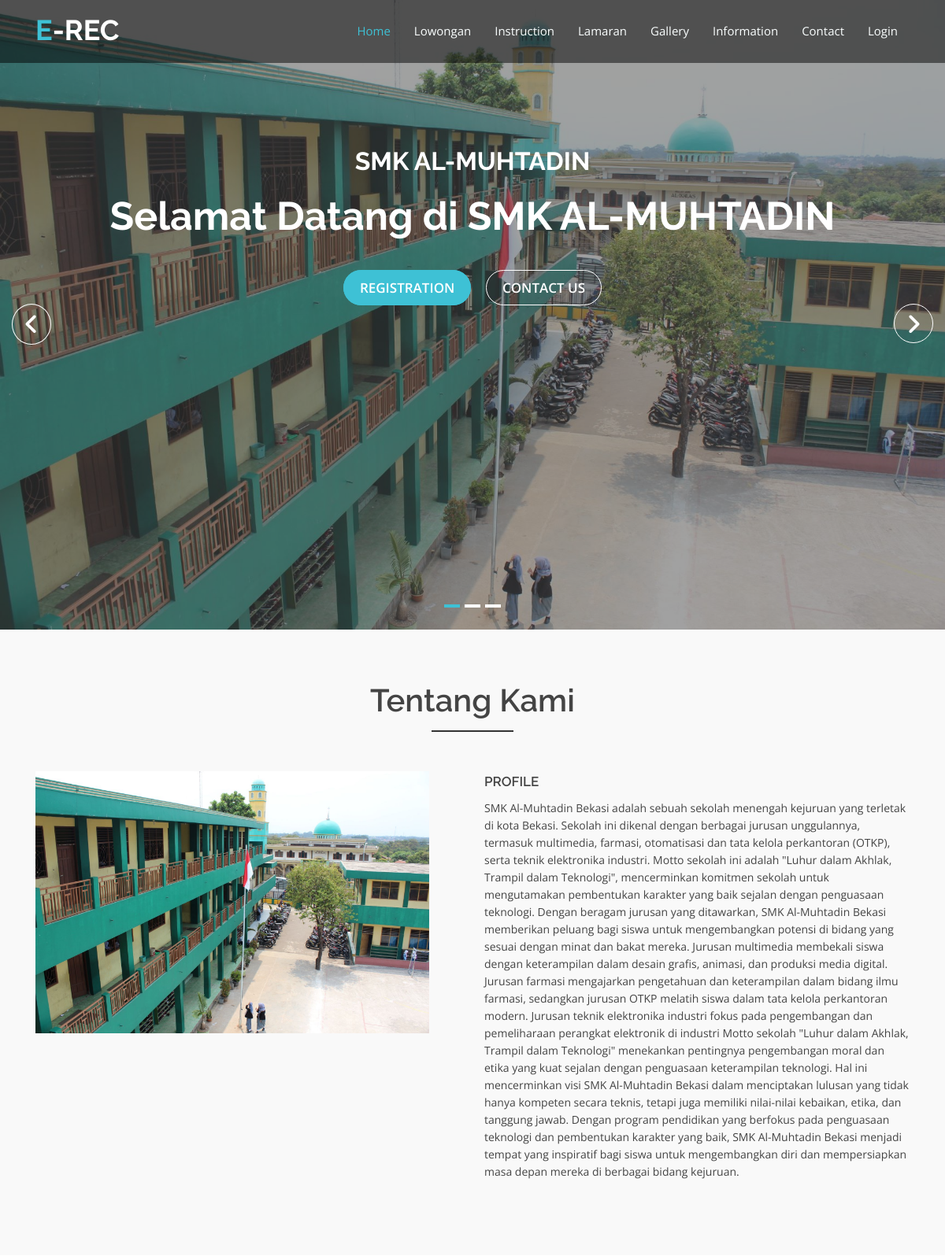
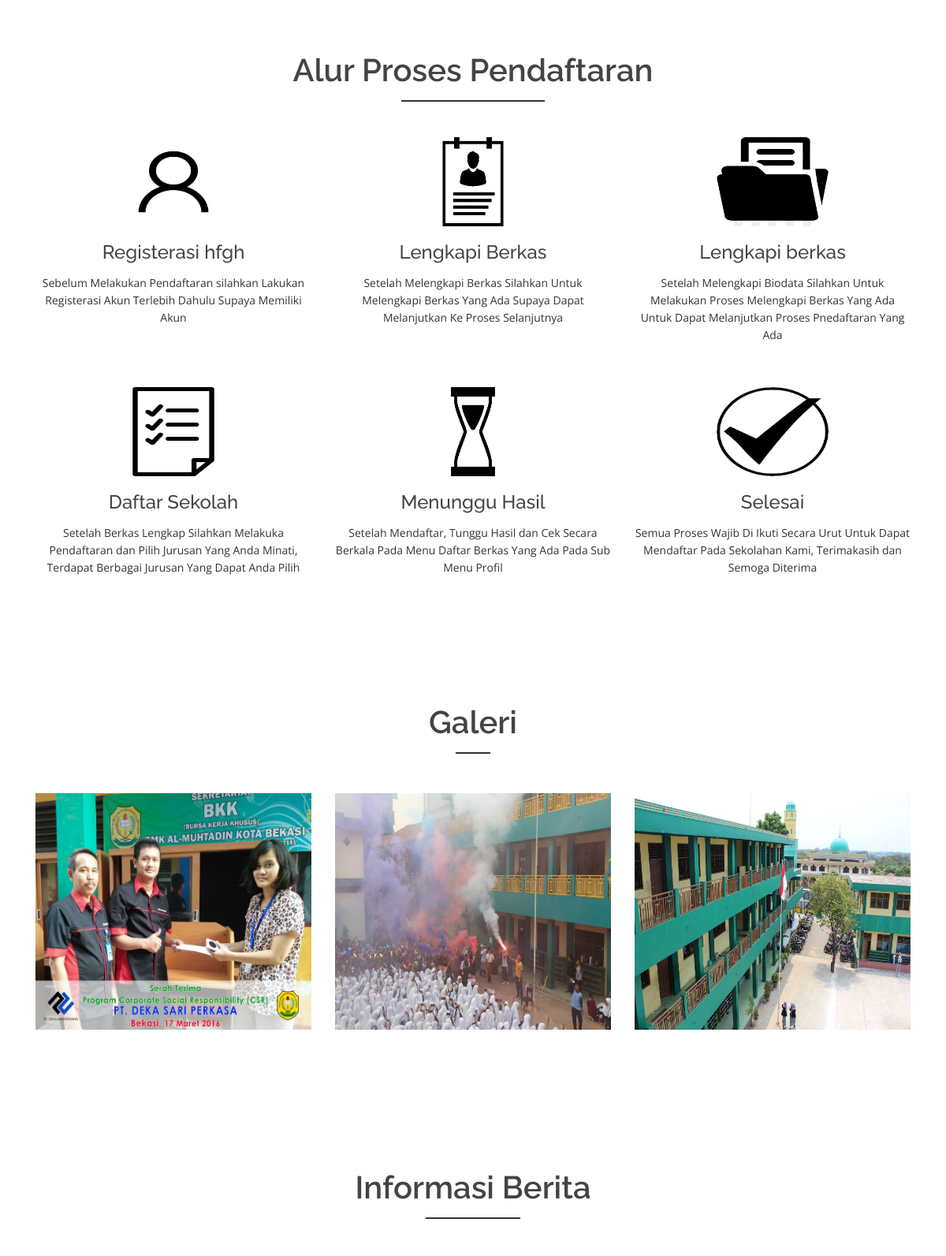
The page / (upper part) on the database its author committed (2 pictures, top to bottom).
### tables this page shows
CREATE TABLE `tbl_profile` (
  `kd_profile_sekolah` int(11) NOT NULL,
  `nama_sekolah` varchar(100) NOT NULL,
  `deskripsi` text NOT NULL,
  `visi` text NOT NULL,
  `misi` text NOT NULL,
  `no_hp` varchar(15) NOT NULL,
  `facebook` varchar(100) NOT NULL,
  `email` varchar(100) NOT NULL,
  `instagram` varchar(100) NOT NULL,
  `id_users` int(11) NOT NULL,
  `gambar_sekolah` varchar(100) NOT NULL,
  `alamat` varchar(200) NOT NULL
);

CREATE TABLE `tbl_alur` (
  `kd_alur` int(11) NOT NULL,
  `judul` varchar(200) NOT NULL,
  `deskripsi` text NOT NULL,
  `gambar_alur` varchar(100) NOT NULL
);

CREATE TABLE `tbl_galeri` (
  `kd_galeri` int(11) NOT NULL,
  `galeri_gambar` varchar(100) NOT NULL
);

### application/libraries/Templates.php (called while the page is built, shortened)
<?php
class Templates
{
    protected $ci;
    public function __construct()
    {
        $this->ci = &get_instance();
    }
    public function pelamar($content, $data = Null)
    {
        $this->ci->load->view('templates_pelamar/v_header');
        $this->ci->load->view('templates_pelamar/v_sidebar', $data);
        $this->ci->load->view('pelamar/' . $content, $data);
        $this->ci->load->view('templates_pelamar/v_footer');
        $this->ci->load->view('templates_pelamar/v_script', $data);
    }
}

### application/controllers/Home.php (called while the page is built, shortened)
<?php
class Home extends CI_Controller {
    public function index()
    {
        $data = array(
            'title' => 'RA Rabbani',
            'galeri' => $this->M_galeri->get_all(),
            'profile' => $this->M_profile_sekolah->get_all(),
            'alur' => $this->M_alur->get_all(),
            'data_informasi' => $this->M_informasi->get_all(),
        );
        $this->templates->pelamar('v_home', $data);
    }
}

### index.php (called while the page is built, shortened)
<?php
require_once BASEPATH.'core/CodeIgniter.php';

### application/models/M_galeri.php (called while the page is built, shortened)
<?php class M_galeri extends CI_Model{
    private $table = 'tbl_galeri';
    public function get_all(){
        return $this->db->get($this->table)->result();
    }
}

### application/models/M_profile_sekolah.php (called while the page is built, shortened)
<?php class M_profile_sekolah extends CI_Model{
    private $table = 'tbl_profile';
    public function get_all(){
        return $this->db->get($this->table)->row();
    }
}

### application/models/M_alur.php (called while the page is built, shortened)
<?php class M_alur extends CI_Model{
    private $table = 'tbl_alur';
    public function get_all(){
        return $this->db->get($this->table)->result();
    }
}

### application/views/pelamar/v_home.php (the view, shortened to what this page needs)
<div id="home" class="slider-area">
   <div class="bend niceties preview-2">
     <div id="ensign-nivoslider" class="slides">
     </div>
     <div id="slider-direction-1" class="slider-direction slider-one">
       <div class="container">
         <div class="row">
           <div class="col-md-12 col-sm-12 col-xs-12">
             <div class="slider-content">
               <div class="layer-1-1 hidden-xs wow animate__slideInDown animate__animated" data-wow-duration="2s" data-wow-delay=".2s">
                 <h2 class="title1">SMK AL-MUHTADIN </h2>
               </div>
               <div class="layer-1-2 wow animate__fadeIn animate__animated" data-wow-duration="2s" data-wow-delay=".2s">
                 <h1 class="title2">Selamat Datang di SMK AL-MUHTADIN</h1>
               </div>
               <div class="layer-1-3 hidden-xs wow animate__slideInUp animate__animated" data-wow-duration="2s" data-wow-delay=".2s">
                 <a class="ready-btn right-btn page-scroll" href="#services">Registration</a>
                 <a class="ready-btn page-scroll" href="#contact">Contact us</a>
               </div>
             </div>
           </div>
         </div>
       </div>
     </div>
   </div>
 </div>
 <main id="main">
   <div id="about" class="about-area area-padding">
     <div class="container">
       <div class="row">
         <div class="col-md-12 col-sm-12 col-xs-12">
           <div class="section-headline text-center">
             <h2>Tentang Kami</h2>
           </div>
         </div>
       </div>
       <div class="row">
         <div class="col-md-6 col-sm-6 col-xs-12">
           <div class="well-left">
             <div class="single-well">
               <a href="#">
                 <img src="<?= base_url('assets/img/profile_sekolah/'.$profile->gambar_sekolah)?>" alt="" style = "width : 500px">
               </a>
             </div>
           </div>
         </div>
         <div class="col-md-6 col-sm-6 col-xs-12">
           <div class="well-middle">
             <div class="single-well">
               <a href="#">
                 <h4 class="sec-head">Profile</h4>
               </a>
               <p>
                   <?= $profile->deskripsi?>
               </p>
             </div>
           </div>
         </div>
       </div>
     </div>
   </div>
   <div id="services" class="services-area area-padding">
     <div class="container">
       <div class="row">
         <div class="col-md-12 col-sm-12 col-xs-12">
           <div class="section-headline services-head text-center">
             <h2>Alur Proses Pendaftaran</h2>
           </div>
         </div>
       </div>
       <div class="row text-center">
         <?php foreach ($alur as $key => $value) { ?>
           <div class="col-md-4 col-sm-4 col-xs-12 ">
             <center>
             <div class="about-move">
               <div class="services-details">
                 <div class="single-services">
                   <a class="services-icon" href="#">
                     <img src="<?= base_url('assets/img/alur/'.$value->gambar_alur)?>" alt="" style = "height: 113px; width: 142px;">
                   </a>
                   <h4><?= $value->judul?></h4>
                   <p>
                     <?= $value->deskripsi?>
                   </p>
                 </div>
               </div>
             </div>
             </center>
           </div>
         <?php } ?>
       </div>
     </div>
   </div>
   <div id="portfolio" class="portfolio-area area-padding fix">
     <div class="container">
       <div class="row">
         <div class="col-lg-12 col-md-12 col-sm-12 col-xs-12">
           <div class="section-headline text-center">
             <h2>Galeri</h2>
           </div>
         </div>
       </div>
       <div class="row awesome-project-content">
         <?php foreach ($galeri as $key => $value) { ?>
           <div class="col-md-4 col-sm-4 col-xs-12 design development">
             <div class="single-awesome-project">
               <div class="awesome-img">
                 <a href="#"><img src="<?= base_url('assets/img/galeri/'.$value->galeri_gambar)?>" alt="" style ="width:500px; height :300px;"/></a>
               </div>
             </div>
           </div>
         <?php } ?>
       </div>
     </div>
   </div>
   <div id="blog" class="blog-area">
     <div class="blog-inner area-padding">
       <div class="container ">
         <div class="row">
           <div class="col-md-12 col-sm-12 col-xs-12">
             <div class="section-headline text-center">
               <h2>Informasi berita</h2>
             </div>
           </div>
         </div>
       </div>
     </div>
   </div>
 </main>

### application/views/templates_pelamar/v_header.php (shortened to what this page needs)
<!DOCTYPE html>
<html lang="en">
<head>
  <link rel="stylesheet" href="<?= base_url('assets/datatables/datatables.min.css'); ?>">
  <link rel="stylesheet" href="<?= base_url('assets/datatables/dataTables.bootstrap4.min.css'); ?>">
  <link rel="stylesheet" href="<?= base_url('assets/datatables/buttons.dataTables.min.css'); ?>">
  <link rel="stylesheet" href="https://cdnjs.cloudflare.com/ajax/libs/font-awesome/6.0.0-beta3/css/all.min.css" />
  <link href="<?= base_url()?>assets_calon/vendor/bootstrap/css/bootstrap.min.css" rel="stylesheet">
  <link href="<?= base_url()?>assets_calon/vendor/icofont/icofont.min.css" rel="stylesheet">
  <link href="<?= base_url()?>assets_calon/vendor/animate.css/animate.min.css" rel="stylesheet">
  <link href="<?= base_url()?>assets_calon/vendor/font-awesome/css/font-awesome.min.css" rel="stylesheet">
  <link href="<?= base_url()?>assets_calon/vendor/nivo-slider/css/nivo-slider.css" rel="stylesheet">
  <link href="<?= base_url()?>assets_calon/vendor/owl.carousel/assets/owl.carousel.min.css" rel="stylesheet">
  <link href="<?= base_url()?>assets_calon/vendor/venobox/venobox.css" rel="stylesheet">
  <link rel="stylesheet" href="<?= base_url('assets/datatables/datatables.min.css'); ?>">
  <link rel="stylesheet" href="<?= base_url('assets/datatables/dataTables.bootstrap4.min.css'); ?>">
  <link rel="stylesheet" href="<?= base_url('assets/datatables/buttons.dataTables.min.css'); ?>">
  <link href="https://cdnjs.cloudflare.com/ajax/libs/select2/4.0.7/css/select2.min.css" rel="stylesheet" />
  <link href="<?= base_url()?>assets_calon/css/style.css" rel="stylesheet">
</head>
<body data-spy="scroll" data-target="#navbar-example">

### application/views/templates_pelamar/v_sidebar.php (shortened to what this page needs)
<header id="header" class="fixed-top">
    <div class="container d-flex">
      <div class="logo mr-auto">
        <h1 class="text-light"><a href="<?= base_url()?>"><span>E</span>-REC</a></h1>
      </div>
      <nav class="nav-menu d-none d-lg-block">
      <ul>
          <li class="active"><a href="<?= base_url('') ?>">Home</a></li>
          <li><a href="<?= base_url('find-job')?>">Lowongan</a></li>
          <li><a href="<?= base_url()?>#services">Instruction</a></li>
          <li><a href="<?= base_url()?>#services">Lamaran</a></li>
          <li><a href="<?= base_url()?>#portfolio">Gallery</a></li>
          <li><a href="<?= base_url()?>#blog">Information</a></li>
          <li><a href="<?= base_url()?>#contact">Contact</a></li>
          <?php if($this->session->userdata('id_pengguna') == ''){ ?>
            <li><a href="<?= base_url('login-pelamar')?>">Login</a></li>
          <?php }?>
        </ul>
      </nav>
    </div>
  </header>

### application/views/templates_pelamar/v_footer.php (shortened to what this page needs)
  </body>
</html>

### assets_calon/css/style.css (style rules this page uses)
html, body { height: 100%; }
img { max-width: 100%; height: auto; }
.fix { overflow: hidden; }
p { margin: 0 0 15px; color: #444; }
h1, h2, h3, h4, h5, h6 { font-family: 'Raleway', sans-serif; margin: 0 0 15px; color: #444; font-weight: 500; }
h1 { font-size: 48px; line-height: 50px; }
h2 { font-size: 38px; line-height: 40px; }
h4 { font-size: 24px; line-height: 26px; }
a { transition: all 0.3s ease 0s; text-decoration: none; }
body { background: #fff none repeat scroll 0 0; color: #444; font-family: 'Open Sans', sans-serif; font-size: 14px; text-align: left; overflow-x: hidden; line-height: 22px; }
ul { list-style: outside none none; margin: 0; padding: 0; }
.area-padding { padding: 70px 0px 80px; }
.section-headline h2 { display: inline-block; font-size: 40px; font-weight: 600; margin-bottom: 70px; position: relative; text-transform: capitalize; }
.section-headline h2::after { border: 1px solid #333; bottom: -20px; content: ""; left: 0; margin: 0 auto; position: absolute; right: 0; width: 40%; }
.sec-head { display: inline-block; font-size: 17px; font-weight: 600; margin-bottom: 0; padding: 0 0 10px; text-transform: uppercase; transition: all 0.4s ease 0s; }
#header { height: 80px; transition: all 0.5s; z-index: 997; transition: all 0.5s; padding: 20px 0; background: rgba(0, 0, 0, 0.5); }
#header .logo h1 { font-size: 36px; margin: 0; padding: 0; line-height: 1; font-weight: bold; }
#header .logo h1 span { color: #3ec1d5; }
#header .logo h1 a, #header .logo h1 a:hover { color: #fff; text-decoration: none; }
.nav-menu, .nav-menu * { margin: 0; padding: 0; list-style: none; }
.nav-menu > ul > li { position: relative; white-space: nowrap; float: left; }
.nav-menu a { display: block; position: relative; color: #fafefe; padding: 8px 15px 12px 15px; transition: 0.3s; font-size: 15px; }
.nav-menu a:hover, .nav-menu .active > a, .nav-menu li:hover > a { color: #3ec1d5; text-decoration: none; }
.mobile-nav { position: fixed; top: 55px; right: 15px; bottom: 15px; left: 15px; z-index: 9999; overflow-y: auto; background: #fff; transition: ease-in-out 0.2s; opacity: 0; visibility: hidden; border-radius: 10px; padding: 10px 0; }
.mobile-nav * { margin: 0; padding: 0; list-style: none; }
.mobile-nav a { display: block; position: relative; color: #0d2529; padding: 10px 20px; font-weight: 500; outline: none; }
.mobile-nav a:hover, .mobile-nav .active > a, .mobile-nav li:hover > a { color: #3ec1d5; text-decoration: none; }
.slider-area { color: #fff; position: relative; text-align: center; }
.slider-content { padding: 180px 60px; }
.layer-1-2 { margin: 20px 0; }
.layer-1-1 h2 { color: #fff; font-size: 32px; font-weight: 700; }
.layer-1-2 h1 { color: #fff; font-size: 50px; font-weight: 700; line-height: 60px; }
.layer-1-3 { margin: 50px 0 0; }
.layer-1-3 a.ready-btn { border: 1px solid #fff; border-radius: 30px; color: #fff; cursor: pointer; display: inline-block; font-size: 17px; font-weight: 600; margin-top: 30px; padding: 10px 20px; text-align: center; text-transform: uppercase; transition: all 0.4s ease 0s; z-index: 222; }
.ready-btn.right-btn { margin-right: 15px; background: #3EC1D5; border: 1px solid #3EC1D5 !important; }
.niceties.preview-2 { position: relative; height: 100%; }
.about-area { background-color: #f9f9f9; }
.single-well > a { display: block; }
.single-well p { color: #444; }
.services-icon { color: #444; display: inline-block; font-size: 36px; line-height: 36px; margin-bottom: 20px; }
.section-headline.services-head > h2 { margin-bottom: 25px; }
.services-details { padding-top: 40px; transition: all 0.5s ease 0s; }
.single-services > h4 { color: #444; font-size: 24px; font-weight: 500; }
.single-services > p { color: #333; font-size: 14px; }
.single-awesome-project { overflow: hidden; margin-bottom: 30px; }
.awesome-img { display: block; width: 100%; height: 100%; position: relative; }
.awesome-img > a { display: block; position: relative; }
.awesome-img > a::after { background: rgba(0, 0, 0, 0.7) none repeat scroll 0 0; content: ""; height: 100%; left: 0; position: absolute; top: 0; width: 100%; opacity: 0; transition: 0.4s; }
.blog-area { height: auto; width: 100%; }
.ready-btn { border: 1px solid #fff; border-radius: 30px; color: #fff; cursor: pointer; display: inline-block; font-size: 17px; font-weight: 600; margin-top: 30px; padding: 12px 40px; text-align: center; text-transform: uppercase; transition: all 0.4s ease 0s; z-index: 222; }

### rows shown on the page
tbl_profile: gambar_sekolah (picture), deskripsi "SMK Al-Muhtadin Bekasi adalah sebuah sekolah menengah kejuruan yang terletak di kota Bekasi. Sekolah ini dikenal dengan berbagai jurusan unggulannya, termasuk multimedia, farmasi, otomatisasi dan tata kelola perkantoran (OTKP), serta teknik elektronika industri. Motto sekolah ini adalah \"Luhur dalam Akhlak, Trampil dalam Teknologi\", mencerminkan komitmen sekolah untuk mengutamakan pembentukan karakter yang baik sejalan dengan penguasaan teknologi. Dengan beragam jurusan yang ditawarkan, SMK Al-Muhtadin Bekasi memberikan peluang bagi siswa untuk mengembangkan potensi di bidang yang sesuai dengan minat dan bakat mereka. Jurusan multimedia membekali siswa dengan keterampilan dalam desain…"
tbl_alur: gambar_alur (picture), judul "Registerasi hfgh", deskripsi "Sebelum Melakukan Pendaftaran silahkan Lakukan Registerasi Akun Terlebih Dahulu Supaya Memiliki Akun"
tbl_alur: gambar_alur (picture), judul "Lengkapi Berkas", deskripsi "Setelah Melengkapi Berkas Silahkan Untuk Melengkapi Berkas Yang Ada Supaya Dapat Melanjutkan Ke Proses Selanjutnya"
tbl_alur: gambar_alur (picture), judul "Lengkapi berkas", deskripsi "Setelah Melengkapi Biodata Silahkan Untuk Melakukan Proses Melengkapi Berkas Yang Ada Untuk Dapat Melanjutkan Proses Pnedaftaran Yang Ada"
tbl_alur: gambar_alur (picture), judul "Daftar Sekolah", deskripsi "Setelah Berkas Lengkap Silahkan Melakuka Pendaftaran dan Pilih Jurusan Yang Anda Minati, Terdapat Berbagai Jurusan Yang Dapat Anda Pilih"
tbl_alur: gambar_alur (picture), judul "Menunggu Hasil", deskripsi "Setelah Mendaftar, Tunggu Hasil dan Cek Secara Berkala Pada Menu Daftar Berkas Yang Ada Pada Sub Menu Profil"
tbl_alur: gambar_alur (picture), judul "Selesai", deskripsi "Semua Proses Wajib Di Ikuti Secara Urut Untuk Dapat Mendaftar Pada Sekolahan Kami, Terimakasih dan Semoga Diterima"
tbl_galeri: galeri_gambar (picture)
tbl_galeri: galeri_gambar (picture)
tbl_galeri: galeri_gambar (picture)
